Frame 1 (no input): blank canvas, image omitted
Frame 60 (the mouse pressed at the canvas centre just before this capture): blank canvas, image omitted
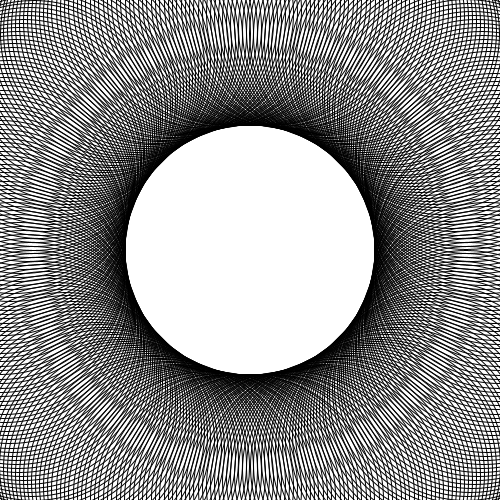
Frame 120 (the mouse held since frame 60 and released just before this capture)

The Processing sketch whose frames 1 and 60 were blank and that drew this single picture after the mouse press (run headless with seeded random() and noise(); from frame 60 on, the mouse is pressed at the canvas centre):

// Processing sketch: week04_11
// ── week04_11.pde
void setup()
{
  size(500,500);
}
void draw()
{
  background(255);
  noFill();
 for(float a=0;a<360;a+=1)
 {
   float x=250+mouseX*cos(radians(a));
   float y=250+mouseY*sin(radians(a));
   ellipse(x,y,mouseX,mouseY);
   }
}
